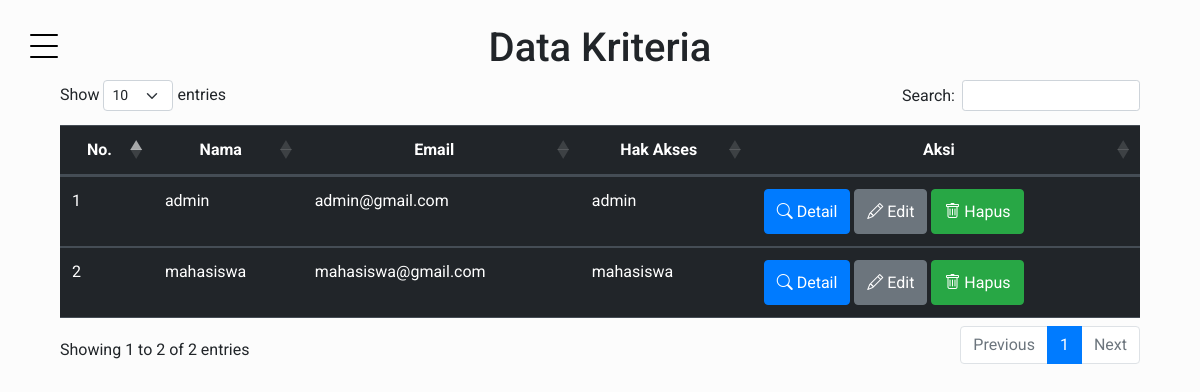
The page /user.php (signed in) on the database its author committed.
### tables this page shows
CREATE TABLE `user` (
  `id` int(12) NOT NULL,
  `nama` varchar(255) NOT NULL,
  `email` varchar(255) NOT NULL,
  `password` varchar(255) NOT NULL,
  `hak_akses` varchar(255) NOT NULL
);

### user.php (the view, shortened to what this page needs)
<!DOCTYPE html>
<html lang="en">
<head>
    <link rel="stylesheet" href="css/bootstrap.min.css">
    <link rel="stylesheet" href="https://cdn.datatables.net/1.13.4/css/dataTables.bootstrap5.min.css">
    <link href="https://cdn.jsdelivr.net/npm/bootstrap@5.3.0/dist/css/bootstrap.min.css" rel="stylesheet">
    <link rel="stylesheet" href="https://cdn.jsdelivr.net/npm/bootstrap-icons@1.10.5/font/bootstrap-icons.css">
    <link rel="stylesheet" href="https://cdnjs.cloudflare.com/ajax/libs/twitter-bootstrap/5.2.0/css/bootstrap.min.css">
</head>
<body style="background-image: url('https://cdn.pixabay.com/photo/2018/02/23/04/38/computer-3174729_1280.jpg');" class="container">
    <main>
        <?php include('sidebar.php'); ?>
        <div id="main-content" class="container allcontent-section py-4">
        <div>
            <center><h1>Data Kriteria</h1></center>
            <table class="table table-dark" id="example">
                <thead>
                    <tr>
                        <th class="text-center">No.</th>
                        <th class="text-center">Nama</th>
                        <th class="text-center">Email</th>
                        <th class="text-center">Hak Akses</th>
                        <th class="text-center">Aksi</th>
                    </tr>
                </thead>
                <tbody>
                <?php
                    include_once "config/dbconnect.php";
                    $no=0;
                    $sql= "SELECT * FROM user order by id ASC";
                    $result = $conn->query($sql);
                    if($result == false) {
                        trigger_error("Perintah sql manual anda salah");
                    }else{
                        while($data = $result -> fetch_array()){
                            $no++;
                ?>
                <tr>
                    <td><?php echo $no;?></td>
                    <td><?php echo $data['nama']?></td>
                    <td><?php echo $data['email']?></td>
                    <td><?php echo $data['hak_akses']?></td>
                    <td>
                        <button type="button" style="height: 45px" class="btn btn-primary bi bi-search" data-bs-toggle="modal" data-bs-target="#DetailDatamahasiswa<?php echo $data['id']?>">
                        Detail
                        </button>
                            <button type="button" style="height: 45px" class="btn btn-secondary bi bi-pencil" data-bs-toggle="modal" data-bs-target="#EditDatakriteria<?php echo $data['id']?>">
                            Edit
                            </button>
                            <button type="button" style="height: 45px" class="btn btn-success bi bi-trash" data-bs-toggle="modal" data-bs-target="#hapusDatakriteria<?php echo $data['id']?>">
                            Hapus
                            </button>
                            <div class="modal fade" id="hapusDatakriteria<?php echo $data['id']?>" tabindex="-1" aria-labelledby="exampleModalLabel" aria-hidden="true">
                    <?php }?>
                    </td>
                </tr>
                <?php
                    }
                ?>
                </tbody>
            </table>
        </div>
    </div>
    </main>
</body>
</html>

### asset/css/style.css (style rules this page uses)
body { font-family: "Roboto", -apple-system, BlinkMacSystemFont, "Segoe UI", Roboto, "Helvetica Neue", Arial, "Noto Sans", sans-serif, "Apple Color Emoji", "Segoe UI Emoji", "Segoe UI Symbol", "Noto Color Emoji"; background-color: #fcfcfc; }
h1, h2, h3, h4, h5, h6, .h1, .h2, .h3, .h4, .h5, .h6 { font-family: "Roboto", -apple-system, BlinkMacSystemFont, "Segoe UI", Roboto, "Helvetica Neue", Arial, "Noto Sans", sans-serif, "Apple Color Emoji", "Segoe UI Emoji", "Segoe UI Symbol", "Noto Color Emoji"; }
body { position: relative; }
body:before { position: absolute; content: ""; z-index: 1; top: 0; left: 0; right: 0; bottom: 0; background-color: rgba(0, 0, 0, 0.5); opacity: 0; visibility: hidden; -webkit-transition: .3s all ease-in-out; -o-transition: .3s all ease-in-out; transition: .3s all ease-in-out; }
aside, main { height: 100vh; min-height: 580px; }
main { width: calc(100%); }

### rows shown on the page
user: nama "admin", email "admin@gmail.com", hak_akses "admin"
user: nama "mahasiswa", email "mahasiswa@gmail.com", hak_akses "mahasiswa"
